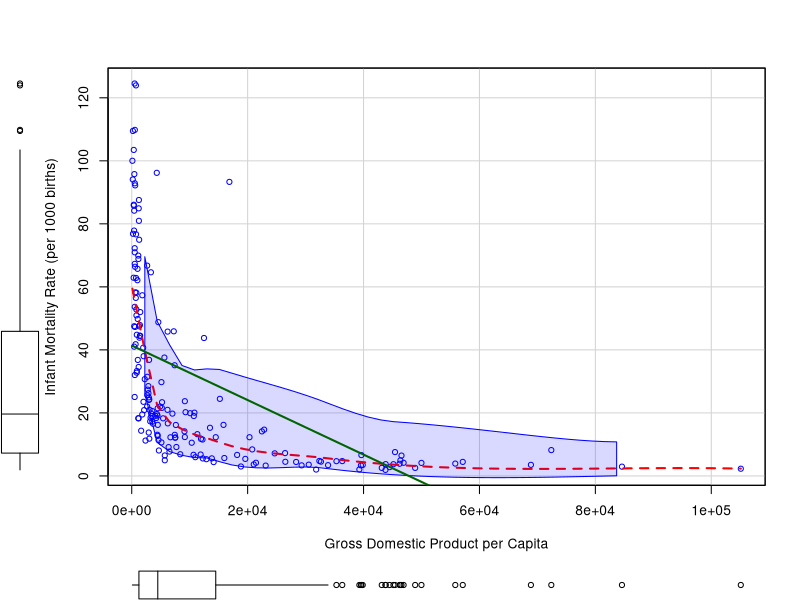
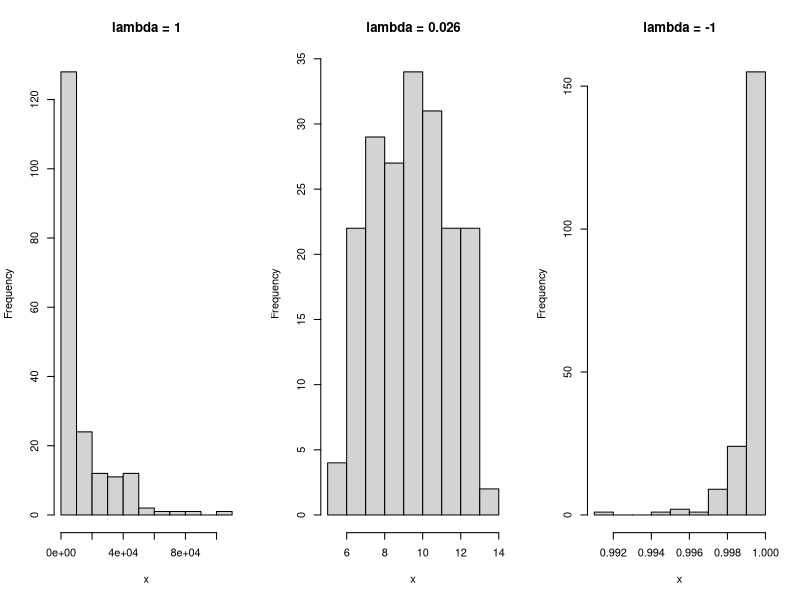
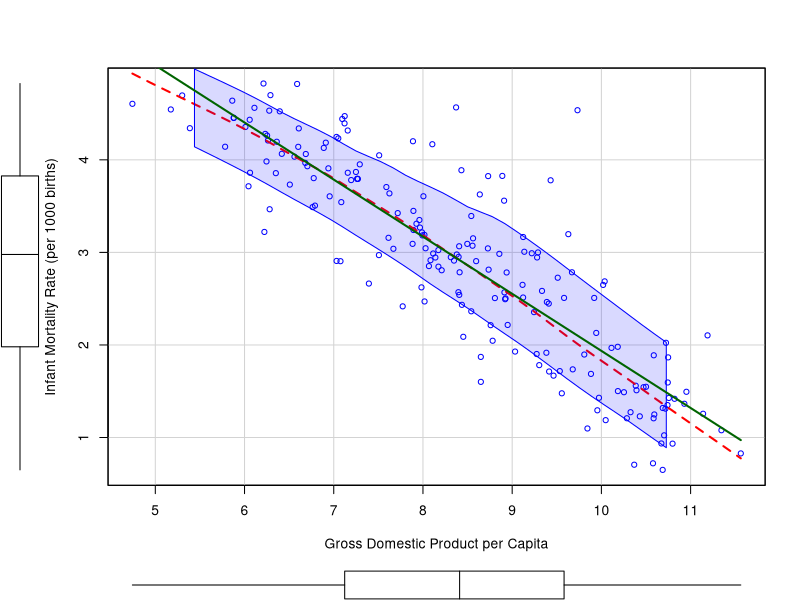
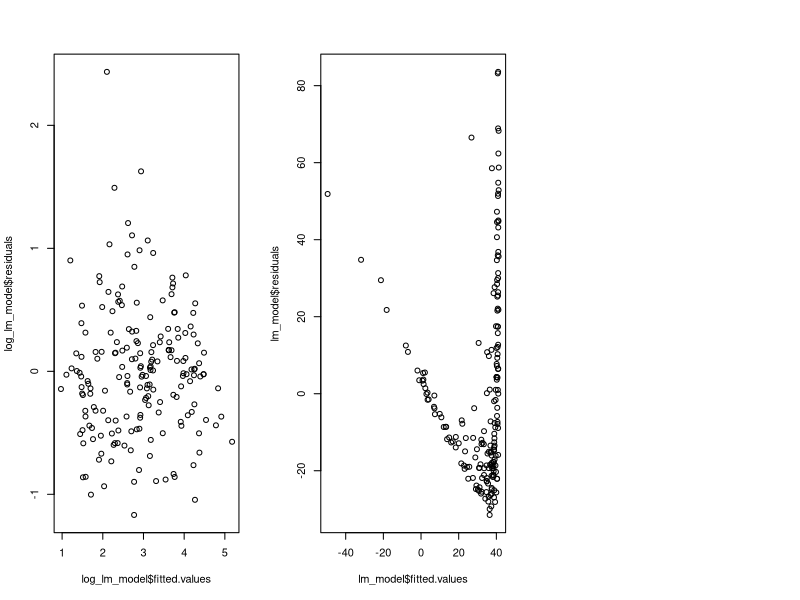

Recreate these plots in R, in order.
library(MASS);library(car);library(AER);library(carData);library(stats)

##Task 1.a 
data('Boston')
boston_model = lm(medv~rm, data = Boston)

##Task 1.b
summary(boston_model)

##Task 1.c
confint(boston_model)

## Task 2.a
data('UN')
par(mfrow = c(1,1))
new_un = na.omit(UN)

##Task 2.b
## check skewness in independent variable and dependent variable
car::scatterplot(infantMortality~ppgdp, data = new_un,xlab = 'Gross Domestic Product per Capita', 
            ylab = 'Infant Mortality Rate (per 1000 births)', 
            regLine = list(col = 'darkgreen'), 
            smooth = list(col.smooth = "red"))

## Task 2.c 
## estimate if transformation needed for ppgdp
p1 = powerTransform(ppgdp~1, data = new_un, family = 'bcPower')
summary(p1)

##Task 2.d
## examine the data distribution for ppgdp based on three different value of lambda

lambda_0 = car::bcPower(new_un$ppgdp, lambda=1)
lambda_optimal = car::bcPower(new_un$ppgdp, lambda=0.026)
lambda_negative = car::bcPower(new_un$ppgdp, lambda=-1)

par(mfrow = c(1,3))
hist(lambda_0,breaks = 12,main = 'lambda = 1',xlab = 'x')
hist(lambda_optimal,breaks = 12,main = 'lambda = 0.026',xlab = 'x')
hist(lambda_negative,breaks = 12,main = 'lambda = -1',xlab = 'x')

shapiro.test(lambda_0)
shapiro.test(lambda_optimal)
shapiro.test(lambda_negative)


## Task 2.e
## Estimate if transformation needed for infantMortality
p2 = powerTransform(infantMortality~log(ppgdp), data = new_un, family = 'bcPower')
summary(p2)

## Task 2.f
car::scatterplot(log(infantMortality)~log(ppgdp), data = new_un,xlab = 'Gross Domestic Product per Capita', 
                 ylab = 'Infant Mortality Rate (per 1000 births)', 
                 regLine = list(col = 'darkgreen'), 
                 smooth = list(col.smooth = "red"))
 
## Task 2.g
log_lm_model = lm(log(infantMortality)~log(ppgdp), data = new_un)
summary(log_lm_model)

plot(log_lm_model$residuals~log_lm_model$fitted.values)

lm_model = lm(infantMortality~ppgdp, data = new_un)
plot(lm_model$residuals~lm_model$fitted.values)
